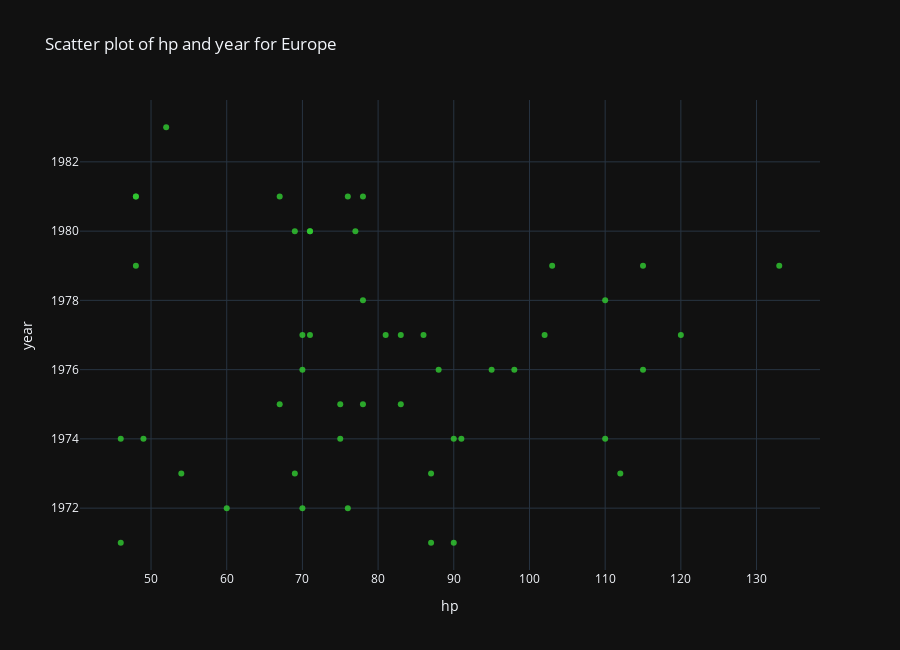

Source (notebook cell):
### Code cell
draw_scatter('hp', 'year', 'Europe')

### Figure 1 — Plotly figure (JSON) as saved in the notebook; plotly's stock layout.template omitted (floating-point values rounded to 4 significant figures)
{"data": [{"hovertemplate": "hp=%{x}<br>year=%{y}<extra></extra>", "legendgroup": "", "marker": {"color": "limegreen", "opacity": 0.8, "symbol": "circle"}, "mode": "markers", "name": "", "orientation": "h", "showlegend": false, "type": "scatter", "x": [71, 77, 78, 90, 110, 46, 78, 71, 75, 70, 46, 71, 83, 90, 95, 81, 48, 76, 115, 112, 69, 83, 67, 60, 91, 78, 98, 87, 88, 86, 133, 54, 103, 49, 69, 76, 48, 70, 75, 70, 115, 120, 102, 52, 87, 48, 110, 67], "xaxis": "x", "y": ["1980-01-01T00:00:00", "1980-01-01T00:00:00", "1981-01-01T00:00:00", "1971-01-01T00:00:00", "1978-01-01T00:00:00", "1971-01-01T00:00:00", "1978-01-01T00:00:00", "1980-01-01T00:00:00", "1974-01-01T00:00:00", "1977-01-01T00:00:00", "1974-01-01T00:00:00", "1977-01-01T00:00:00", "1975-01-01T00:00:00", "1974-01-01T00:00:00", "1976-01-01T00:00:00", "1977-01-01T00:00:00", "1981-01-01T00:00:00", "1972-01-01T00:00:00", "1976-01-01T00:00:00", "1973-01-01T00:00:00", "1980-01-01T00:00:00", "1977-01-01T00:00:00", "1975-01-01T00:00:00", "1972-01-01T00:00:00", "1974-01-01T00:00:00", "1975-01-01T00:00:00", "1976-01-01T00:00:00", "1973-01-01T00:00:00", "1976-01-01T00:00:00", "1977-01-01T00:00:00", "1979-01-01T00:00:00", "1973-01-01T00:00:00", "1979-01-01T00:00:00", "1974-01-01T00:00:00", "1973-01-01T00:00:00", "1981-01-01T00:00:00", "1979-01-01T00:00:00", "1976-01-01T00:00:00", "1975-01-01T00:00:00", "1972-01-01T00:00:00", "1979-01-01T00:00:00", "1977-01-01T00:00:00", "1977-01-01T00:00:00", "1983-01-01T00:00:00", "1971-01-01T00:00:00", "1981-01-01T00:00:00", "1974-01-01T00:00:00", "1981-01-01T00:00:00"], "yaxis": "y"}], "layout": {"height": 650, "legend": {"tracegroupgap": 0}, "title": {"text": "Scatter plot of hp and year for Europe"}, "width": 900, "xaxis": {"anchor": "y", "domain": [0, 1], "title": {"text": "hp"}}, "yaxis": {"anchor": "x", "domain": [0, 1], "title": {"text": "year"}}}}
